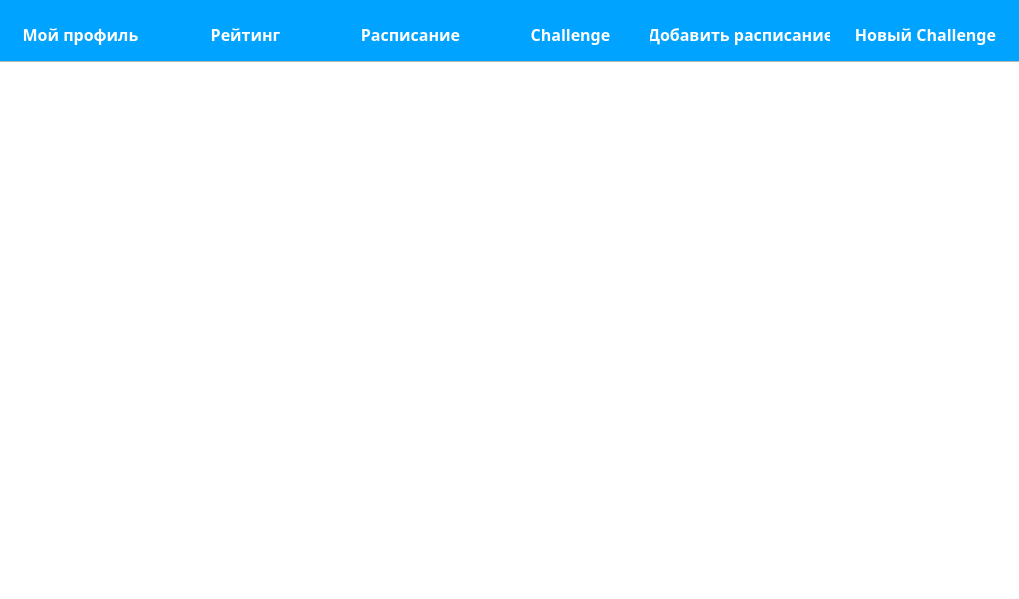
<?xml version="1.0" encoding="UTF-8"?>
<ui version="4.0">
 <class>Form</class>
 <widget class="QWidget" name="Form">
  <property name="geometry">
   <rect>
    <x>0</x>
    <y>0</y>
    <width>1019</width>
    <height>599</height>
   </rect>
  </property>
  <property name="windowTitle">
   <string>Form</string>
  </property>
  <property name="styleSheet">
   <string notr="true">QPushButton{
	border: none;
position: absolute;
width: 804px;
height: 88px;
left: 0px;
top: 0px;

background: #00A3FF;
position: absolute;
width: 57px;
height: 20px;
left: 237px;
top: 32px;

font-family: Montserrat;
font-style: normal;
font-weight: bold;
font-size: 16px;
line-height: 20px;
/* identical to box height */
box-shadow: none;

color: #FFFFFF;

}
QPushButton:hover{
	background:  #007BD5;
	text-decoration: underline;
}
QPushButton:focus{
	background:  #007BD5;
	text-decoration: underline;
}
</string>
  </property>
  <widget class="QPushButton" name="pushButton_6">
   <property name="geometry">
    <rect>
     <x>0</x>
     <y>0</y>
     <width>161</width>
     <height>69</height>
    </rect>
   </property>
   <property name="sizePolicy">
    <sizepolicy hsizetype="Minimum" vsizetype="Expanding">
     <horstretch>0</horstretch>
     <verstretch>0</verstretch>
    </sizepolicy>
   </property>
   <property name="styleSheet">
    <string notr="true"/>
   </property>
   <property name="text">
    <string>Мой профиль</string>
   </property>
  </widget>
  <widget class="QPushButton" name="pushButton_3">
   <property name="geometry">
    <rect>
     <x>160</x>
     <y>0</y>
     <width>171</width>
     <height>69</height>
    </rect>
   </property>
   <property name="sizePolicy">
    <sizepolicy hsizetype="Minimum" vsizetype="Expanding">
     <horstretch>0</horstretch>
     <verstretch>0</verstretch>
    </sizepolicy>
   </property>
   <property name="styleSheet">
    <string notr="true"/>
   </property>
   <property name="text">
    <string>Рейтинг</string>
   </property>
  </widget>
  <widget class="QPushButton" name="pushButton_4">
   <property name="geometry">
    <rect>
     <x>330</x>
     <y>0</y>
     <width>161</width>
     <height>69</height>
    </rect>
   </property>
   <property name="sizePolicy">
    <sizepolicy hsizetype="Minimum" vsizetype="Expanding">
     <horstretch>0</horstretch>
     <verstretch>0</verstretch>
    </sizepolicy>
   </property>
   <property name="styleSheet">
    <string notr="true"/>
   </property>
   <property name="text">
    <string>Расписание</string>
   </property>
  </widget>
  <widget class="QPushButton" name="pushButton_5">
   <property name="geometry">
    <rect>
     <x>490</x>
     <y>0</y>
     <width>161</width>
     <height>69</height>
    </rect>
   </property>
   <property name="sizePolicy">
    <sizepolicy hsizetype="Minimum" vsizetype="Expanding">
     <horstretch>0</horstretch>
     <verstretch>0</verstretch>
    </sizepolicy>
   </property>
   <property name="styleSheet">
    <string notr="true"/>
   </property>
   <property name="text">
    <string>Challenge</string>
   </property>
  </widget>
  <widget class="QPushButton" name="pushButton_7">
   <property name="geometry">
    <rect>
     <x>650</x>
     <y>0</y>
     <width>181</width>
     <height>69</height>
    </rect>
   </property>
   <property name="sizePolicy">
    <sizepolicy hsizetype="Minimum" vsizetype="Expanding">
     <horstretch>0</horstretch>
     <verstretch>0</verstretch>
    </sizepolicy>
   </property>
   <property name="styleSheet">
    <string notr="true"/>
   </property>
   <property name="text">
    <string>Добавить расписание</string>
   </property>
  </widget>
  <widget class="QPushButton" name="pushButton_8">
   <property name="geometry">
    <rect>
     <x>830</x>
     <y>0</y>
     <width>191</width>
     <height>69</height>
    </rect>
   </property>
   <property name="sizePolicy">
    <sizepolicy hsizetype="Minimum" vsizetype="Expanding">
     <horstretch>0</horstretch>
     <verstretch>0</verstretch>
    </sizepolicy>
   </property>
   <property name="styleSheet">
    <string notr="true"/>
   </property>
   <property name="text">
    <string>Новый Challenge</string>
   </property>
  </widget>
  <widget class="QListWidget" name="listWidget">
   <property name="geometry">
    <rect>
     <x>-5</x>
     <y>61</y>
     <width>1041</width>
     <height>541</height>
    </rect>
   </property>
  </widget>
 </widget>
 <resources/>
 <connections/>
</ui>
